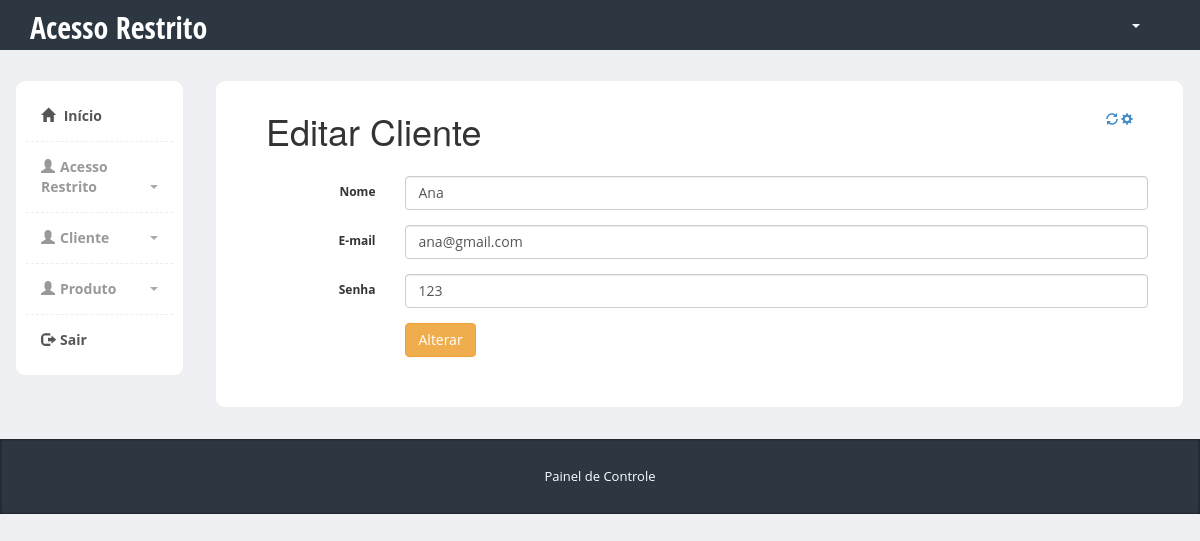
Screenshot of /admin/editar-cliente.php?codcliente=1 with the database file from the repository.
### tables this page shows
CREATE TABLE `cliente` (
  `codcliente` int(11) NOT NULL,
  `nome` varchar(50) NOT NULL,
  `endereco` varchar(80) NOT NULL,
  `cep` varchar(9) NOT NULL,
  `telefone` int(17) NOT NULL,
  `cpf` varchar(14) NOT NULL,
  `email` varchar(100) NOT NULL,
  `senha` varchar(8) NOT NULL
);

### admin/editar-cliente.php (the view, shortened to what this page needs)
<?php
	include_once("conexao.php");
	$codcliente= $_GET['codcliente'];
	$result_cliente = "SELECT * FROM cliente WHERE codcliente = '$codcliente' LIMIT 1";
	$resultado_cliente = mysqli_query($conn, $result_cliente);
	$row_cliente = mysqli_fetch_assoc($resultado_cliente);
?>
<?php include "includes/header.php" ?>
<div class="col-md-10">
		  	<div class="row">
		<div class="col-md-12">
		  			<div class="content-box-large">
		  				<div class="panel-heading">
							<div class="panel-title">
				  <h1>Editar Cliente</h1>
			</div>
			<div class="panel-options">
								<a href="#" data-rel="collapse"><i class="glyphicon glyphicon-refresh"></i></a>
								<a href="#" data-rel="reload"><i class="glyphicon glyphicon-cog"></i></a>
							</div>
						</div>
		  	<div class="panel-body">
			<form class="form-horizontal" method="POST" action="processar_editar_cliente.php" enctype="multipart/form-data">
				<div class="form-group">
					<label class="col-sm-2 control-label">Nome</label>
					<div class="col-sm-10">
						<input type="text" name="nome" class="form-control" id="inputEmail3" placeholder="Nome Completo" value="<?php echo $row_cliente['nome']; ?>">
					</div>
				</div>
				<div class="form-group">
					<label class="col-sm-2 control-label">E-mail</label>
					<div class="col-sm-10">
						<input type="text" name="email" class="form-control" id="inputEmail3" placeholder="E-mail" value="<?php echo $row_cliente['email']; ?>">
					</div>
				</div>
				<div class="form-group">
					<label class="col-sm-2 control-label">Senha</label>
					<div class="col-sm-10">
						<input type="text" name="senha" class="form-control" id="inputEmail3" placeholder="E-mail" value="<?php echo $row_cliente['senha']; ?>">
					</div>
				</div>
				<div class="form-group">
					<div class="col-sm-offset-2 col-sm-10">
						<button type="submit" class="btn btn-warning">Alterar</button>
					</div>
				</div>
			</form>
					</div>
		  		</div>
		  	</div>
		  </div>
		</div>
    </div>
		</div>
<?php include "includes/footer.php" ?>

### admin/css/styles.css (style rules this page uses)
body { font-family: 'Open Sans', sans-serif; position: relative; margin: 0px; font-size: 12px; padding: 0px; }
.content-box, .content-box-large { margin-bottom:30px; background:#fff; border-radius:10px; padding:10px; border-left:1px solid #eee; border-top:1px solid #eee; border-right:2px solid #eee; border-bottom:2px solid #eee; }
.content-box-large { padding: 20px; }
body { background-color: #eff0f3; }
.panel-heading>.panel-title, .content-box-header .panel-title { float: left; padding: 10px 15px; padding-top: 0px; }
.panel-heading>.panel-title>*, .content-box-header .panel-title>* { margin: 0; }
.panel-heading>.panel-options, .content-box-header .panel-options { float: right; padding-right: 15px; }
.panel-heading>.panel-options>a, .content-box-header .panel-options>a { margin-top: 10px; }
.panel-body { clear:both; }

### rows the page displays
cliente: nome "Ana", email "ana@gmail.com", senha "123"
